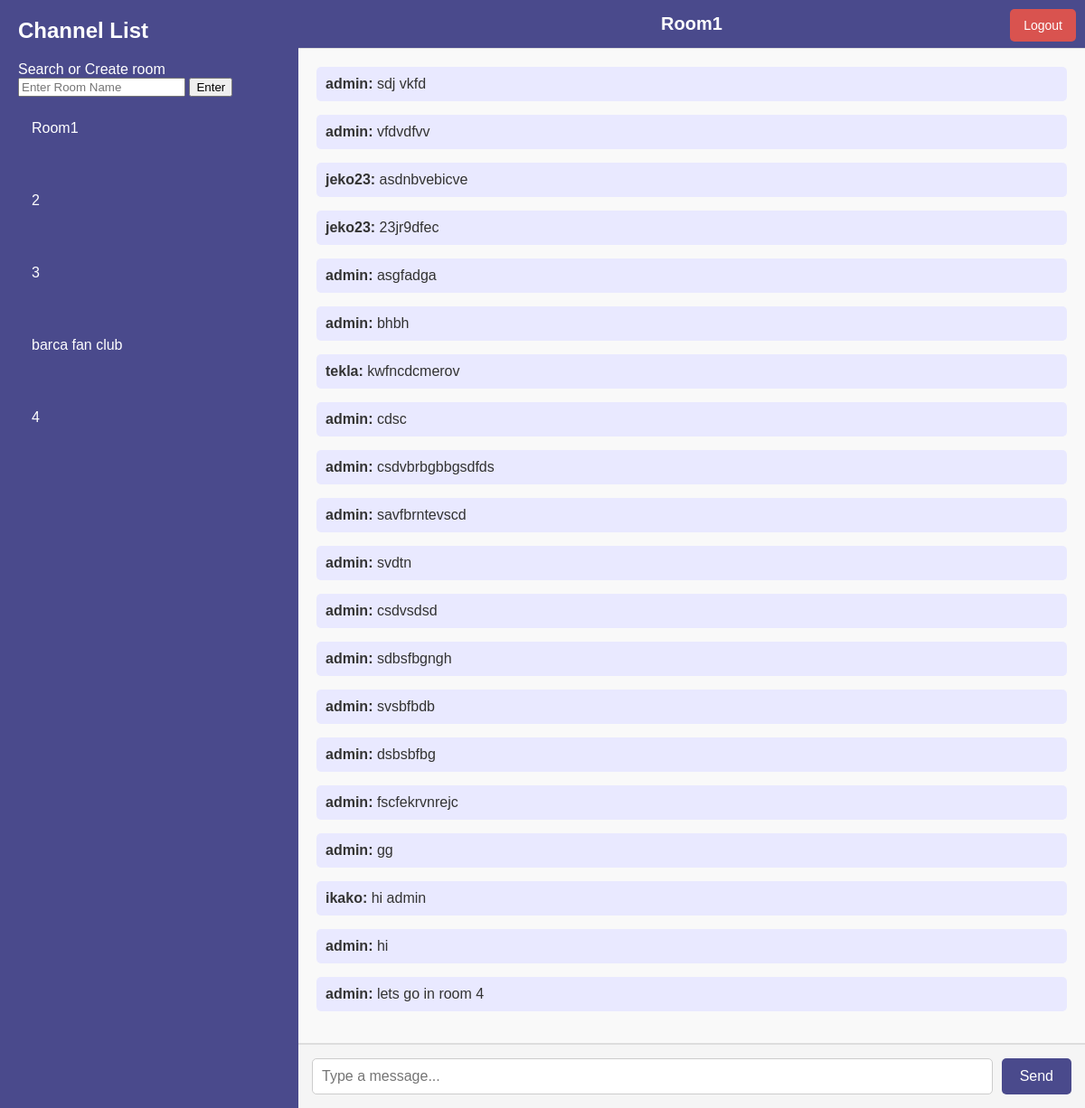
Page /chat/Room1 (signed in) on the earlier database version.
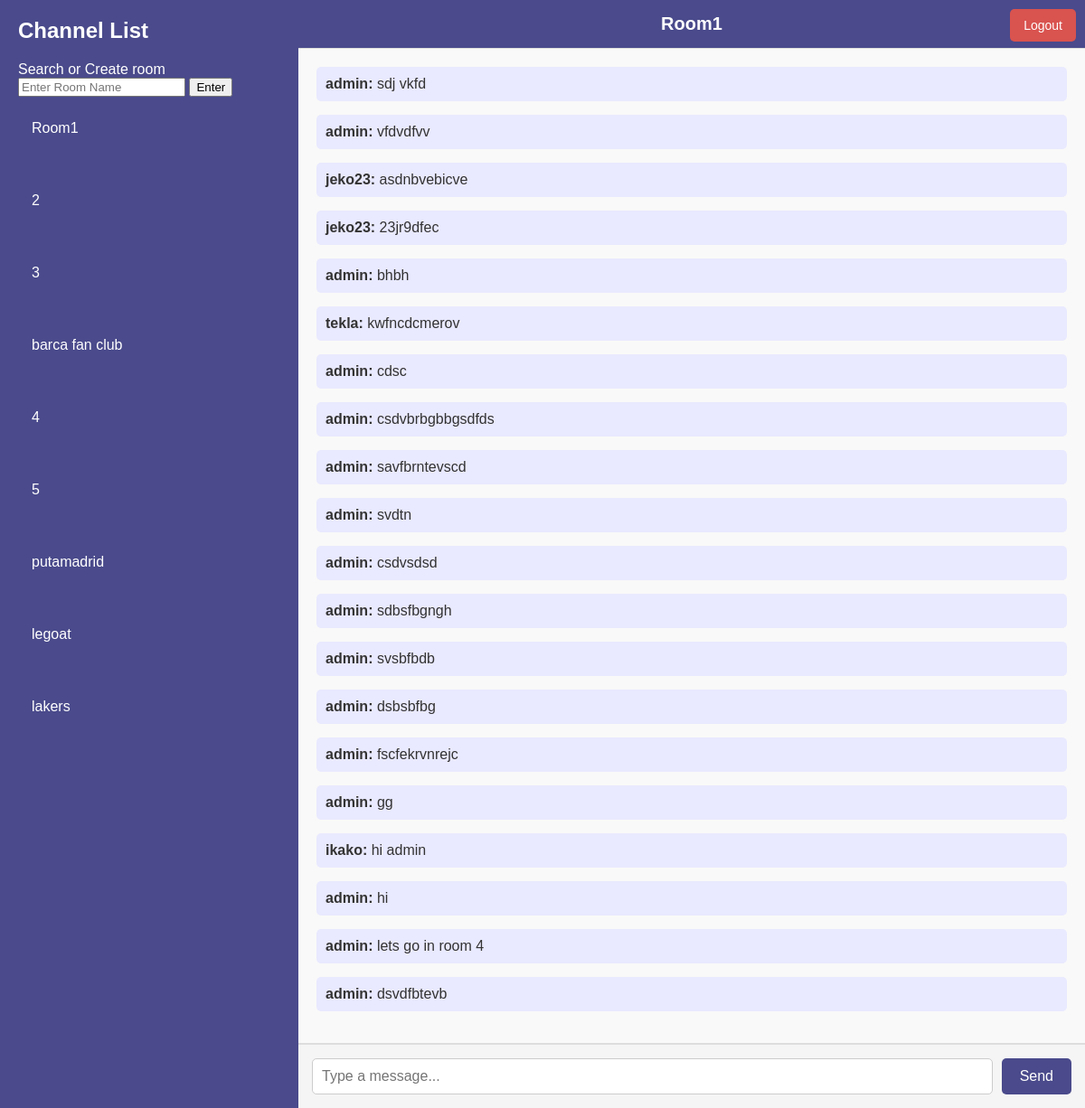
Same page on the later database version.
### src/models/chat.py (models this page shows)
class ChatRoom(db.Model):
    __tablename__ = 'chat_rooms'
    id = db.Column(db.Integer, primary_key=True)
    name = db.Column(db.String(80), unique=True, nullable=False)

class Message(db.Model):
    __tablename__ = 'messages'
    id = db.Column(db.Integer, primary_key=True)
    user_id = db.Column(db.Integer, db.ForeignKey('users.id'), nullable=False)
    room_id = db.Column(db.Integer, db.ForeignKey('chat_rooms.id'), nullable=False)
    content = db.Column(db.Text, nullable=False)
    timestamp = db.Column(db.DateTime, default=datetime.utcnow)
    user = db.relationship('User', backref='messages')
    room = db.relationship('ChatRoom', backref='messages')

### src/models/user.py (models this page shows)
class User(UserMixin, db.Model):
    __tablename__ = "users"
    id = db.Column(db.Integer, primary_key=True)
    username = db.Column(db.String(150), unique=True, nullable=False)
    email = db.Column(db.String(150), unique=True, nullable=False)
    password = db.Column(db.String(200), nullable=False)
    is_admin = db.Column(db.Boolean, default=False)

### src/views/chat_view/routes.py (the view)
@chat_bp.route('/chat/<room_name>')
@login_required
def room(room_name):
    all_rooms = ChatRoom.query.all()
    room = ChatRoom.query.filter_by(name=room_name).first_or_404()
    messages = Message.query.filter_by(room_id=room.id).order_by(Message.timestamp).all()
    return render_template('chatapp/room.html', rooms=all_rooms, room=room, messages=messages)

### src/extensions.py (called while the page is built)
@login_manager.user_loader
def load_user(user_id):
    return User.query.get(int(user_id))

### src/templates/chatapp/room.html (shortened to what this page needs)
<!DOCTYPE html>
<html lang="en">
<head>
    <link rel="stylesheet" href="{{ url_for('static', filename='css/styles.css') }}">
</head>
<body>
    <div class="chat-container">
        <div class="sidebar">
            <h2>Channel List</h2>
            <div id="room-form" class="room-form hidden">
                <form method="POST" action="{{ url_for('chat.chat') }}">
                    <label for="room_name">Search or Create room</label>
                    <input type="text" name="room_name" id="room_name" placeholder="Enter Room Name" required>
                    <button type="submit">Enter</button>
                </form>
            </div>
            <ul>
                {% if rooms %}
                    {% for one_room in rooms %}
                    <li>
                        <a href="{{ url_for('chat.room', room_name=one_room.name) }}">
                            <div class="room">
                                <p class="room-name">{{ one_room.name }}</p>
                            </div>
                        </a>
                    </li>
                    {% endfor %}
                {% else %}
                    <p>No rooms available. Create the first one!</p>
                {% endif %}
            </ul>
            <div class="logout">
                <a href="{{ url_for('auth.logout') }}" class="logout-button">Logout</a>
            </div>
        </div>
        <div class="chat-window">
            <div class="chat-header">{{ room.name }}</div>
            <div id="chat-box" class="chat-box">
                {% for msg in messages %}
                <div class="message">
                    <strong>{{ msg.user.username }}:</strong> {{ msg.content }}
                </div>
                {% endfor %}
            </div>
            <div class="chat-input">
                <input id="message" type="text" placeholder="Type a message...">
                <button onclick="sendMessage()">Send</button>
            </div>
        </div>
    </div>
</body>
</html>

### src/static/css/styles.css (style rules this page uses)
body { margin: 0; font-family: Arial, sans-serif; background-color: #f5f5f5; color: #333; overflow: hidden; }
.chat-container { display: flex; height: 100vh; overflow: hidden; }
.sidebar { width: 25%; background-color: #4a4a8c; color: #fff; display: flex; flex-direction: column; padding: 20px; box-shadow: 2px 0 5px rgba(0, 0, 0, 0.1); overflow-y: auto; height: 100%; }
.sidebar h2 { margin: 0 0 20px; font-size: 24px; }
.sidebar ul { list-style: none; padding: 0; margin: 0; }
.sidebar ul li { margin-bottom: 10px; }
.sidebar ul li a { color: #fff; text-decoration: none; padding: 10px 15px; display: block; border-radius: 5px; transition: background-color 0.3s; }
.chat-window { width: 75%; display: flex; flex-direction: column; background-color: #fff; height: 100%; overflow-y: auto; }
.chat-header { background-color: #4a4a8c; color: #fff; padding: 15px; font-size: 20px; font-weight: bold; text-align: center; flex-shrink: 0; }
.chat-box { flex-grow: 1; padding: 20px; overflow-y: auto; background-color: #f9f9f9; border-top: 1px solid #ddd; border-bottom: 1px solid #ddd; }
.message { margin-bottom: 15px; padding: 10px; border-radius: 5px; background-color: #e9e9ff; color: #333; }
.chat-input { display: flex; padding: 15px; flex-shrink: 0; background-color: #f5f5f5; border-top: 1px solid #ddd; }
.chat-input input { flex-grow: 1; padding: 10px; font-size: 16px; border: 1px solid #ccc; border-radius: 5px; margin-right: 10px; }
.chat-input button { padding: 10px 20px; font-size: 16px; color: #fff; background-color: #4a4a8c; border: none; border-radius: 5px; cursor: pointer; transition: background-color 0.3s; }
.logout-button { position: absolute; top: 10px; right: 10px; padding: 10px 15px; color: white; background-color: #d9534f; border: none; border-radius: 5px; text-decoration: none; font-size: 14px; z-index: 1000; }

Differences in the rows shown:
removed Message: user.username "admin", content "asgfadga"
added ChatRoom: name "5"
added ChatRoom: name "putamadrid"
added ChatRoom: name "legoat"
added ChatRoom: name "lakers"
added Message: user.username "admin", content "dsvdfbtevb"
